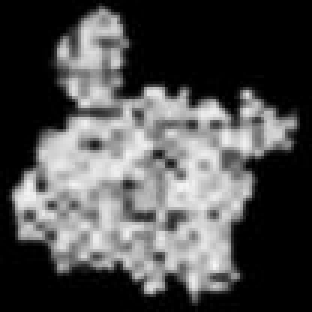
#> input picture Images/Img_Cd.jpg, 104 x 104 px, found by its file name (shown 3 times larger)
$ python ToAnyi.py
#> lines starting #> are read from the running program, lines starting #| are printed output that depends on the picture; after the words box and inside, x2 and y2 are one past the last pixel; in counts of white or black regions, pixels touching at a corner belong together
import numpy as np
import matplotlib.pyplot as plt
from skimage.color import rgb2gray
from skimage import data, img_as_ubyte, img_as_float, measure, img_as_bool
from skimage.filters import gaussian
from skimage.segmentation import active_contour
from skimage.segmentation import random_walker
# %matplotlib inline
import skimage.segmentation
from skimage.measure import label, regionprops
from skimage import morphology
from skimage import io
# [24 lines of commented-out code are left out]
strr = 'Images\Img_Cd.jpg'
strr1 = strr + '1.jpg'
img = img_as_float(io.imread(strr))
#> img: shape (104, 104) float64; min 0, max 0.969, mean 0.303

# idx = np.argwhere(img>200)
h, w = img.shape
#> h = 104; w = 104

# plt.figure(1)
# plt.imshow(img)
# 随机游走切分
makers = np.zeros_like(img)

makers[img > 0.9] = 1
makers[img < 0.2] = 2

SegResult = random_walker(img, makers, beta=10, mode='bf')
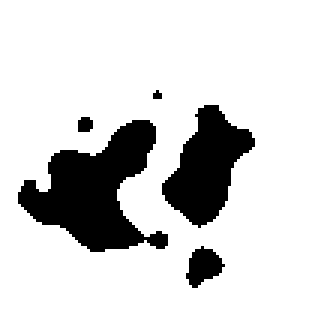
#> SegResult: shape (104, 104) float64 (shown 3 times larger); values 1 (black) and 2 (white), 82.3% white; 5 black regions (1 under 20 px)


# plt.figure(2)
# plt.imshow(SegRes
# plt.imshow(SegResult)

# 区域处理，去掉最小区域
label_img = label(SegResult)
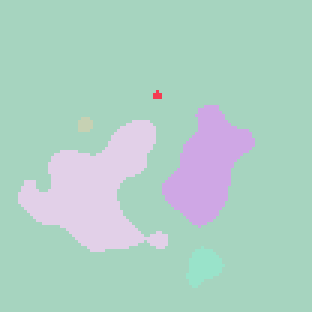
#> label_img: shape (104, 104) int64 (shown 3 times larger); 6 distinct labels, from 1 to 6; one colour per label, 0 black
plt.figure(10)
plt.imshow(SegResult)
props = regionprops(label_img)
#> props = 6 regions; box (x1, y1, x2, y2) and area: (0, 0, 104, 104) 8899, (6, 40, 56, 84) 1105, (54, 35, 85, 76) 672, (62, 82, 75, 96) 111, (26, 39, 31, 44) 22, (51, 30, 54, 33) 7

prop_rem = morphology.remove_small_objects(label_img, 100)
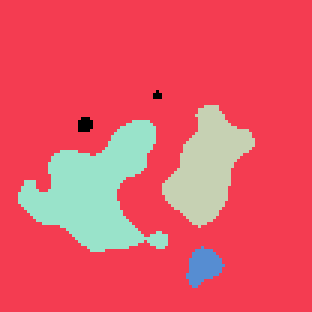
#> prop_rem: shape (104, 104) int64 (shown 3 times larger); 5 distinct labels, from 0 to 6; one colour per label, 0 black

# [9 lines of commented-out code are left out]
prop_bw = prop_rem
prop_bw[prop_bw == 1] = 0
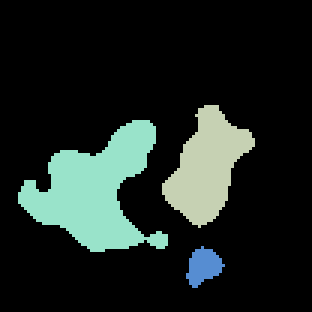
#> prop_bw: shape (104, 104) int64 (shown 3 times larger); 4 distinct labels, from 0 to 6; one colour per label, 0 black
prop_bw[prop_bw >= 1] = 1
#> prop_bw: shape (104, 104) int64; values 0 (black) and 1 (white), 17.5% white; 3 white regions, box (x1, y1, x2, y2) and area: (6, 40, 56, 84) 1105, (54, 35, 85, 76) 672, (62, 82, 75, 96) 111

# plt.figure(4)
# plt.imshow(prop_bw)
sk = morphology.skeletonize(prop_bw)
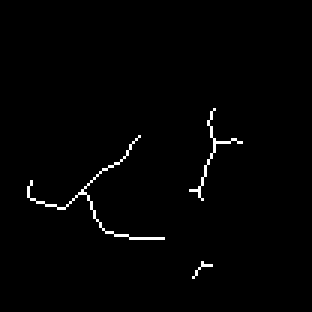
#> sk: shape (104, 104) bool (shown 3 times larger); 1.2% white in thin lines or dots, all inside (x1, y1, x2, y2) = (9, 36, 81, 93)
# plt.figure(5)
# plt.imshow(sk)
# plt.figure(6)
# plt.imshow(img*0.8+np.double(sk)*0.2)

# 显示结果
# 下面这个地方是显示凸显的属性
# fig, (ax1, ax2) = plt.subplots(nrows=2, ncols=1, figsize=(6, 6), dpi=200)
fig, (ax1, ax2) = plt.subplots(nrows=2, ncols=1, figsize=(15, 15), dpi=250)
fig.suptitle(strr)

ax1.imshow(img)
ax1.axis('off')
ax1.set_title('original', fontsize=12)

ax2.imshow(img*0.8+np.double(sk)*0.2)
ax2.axis('off')
ax2.set_title('move', fontsize=12)

# 下面这个地方是保存文件的位置和属性
fig.savefig(strr1, dpi=350)
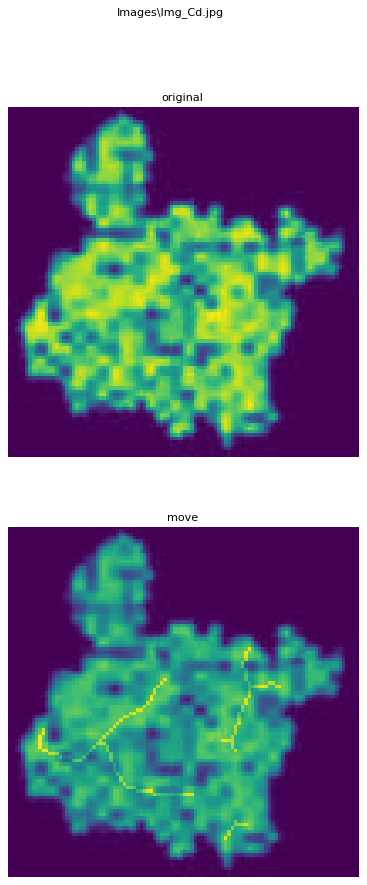
#> figure drawn by matplotlib, 2 panels
# [7 lines of commented-out code are left out]

$ run again, with Images/Img_As.jpg copied over Images/Img_Cd.jpg
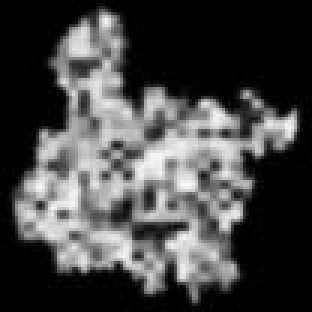
#> input picture Images/Img_As.jpg, 104 x 104 px, found by its file name (shown 3 times larger)
#> SegResult: shape (104, 104) float64; values 1 (black) and 2 (white), 88% white; 8 black regions (4 under 20 px)
#> `label_img = label(SegResult)`:
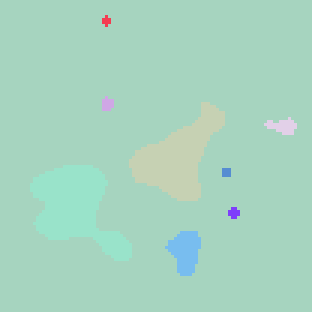
#> label_img: shape (104, 104) int64 (shown 3 times larger); 9 distinct labels, from 1 to 9; one colour per label, 0 black
#> props = 9 regions; largest, box (x1, y1, x2, y2) and area: (0, 0, 104, 104) 9520, (10, 55, 44, 87) 586, (43, 34, 75, 67) 507, (55, 77, 67, 92) 119, (88, 39, 99, 45) 39
#> prop_rem: shape (104, 104) int64; 5 distinct labels, from 0 to 9
#> sk: shape (104, 104) bool; 0.95% white in thin lines or dots, all inside (x1, y1, x2, y2) = (13, 35, 74, 89)
#> `fig.savefig(strr1, dpi=350)`:
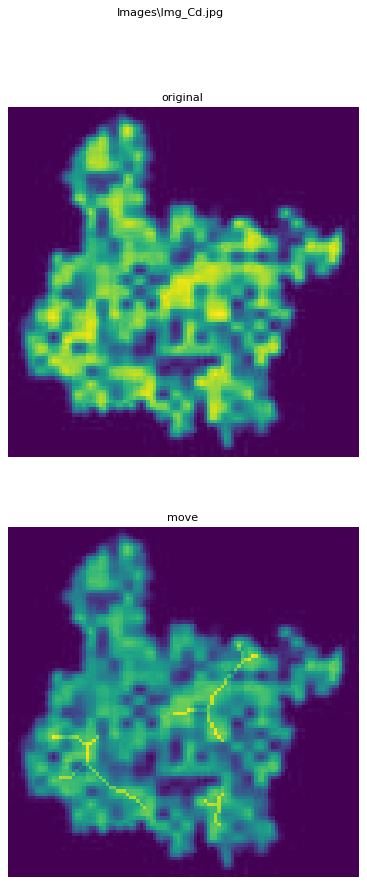
#> figure drawn by matplotlib, 2 panels
